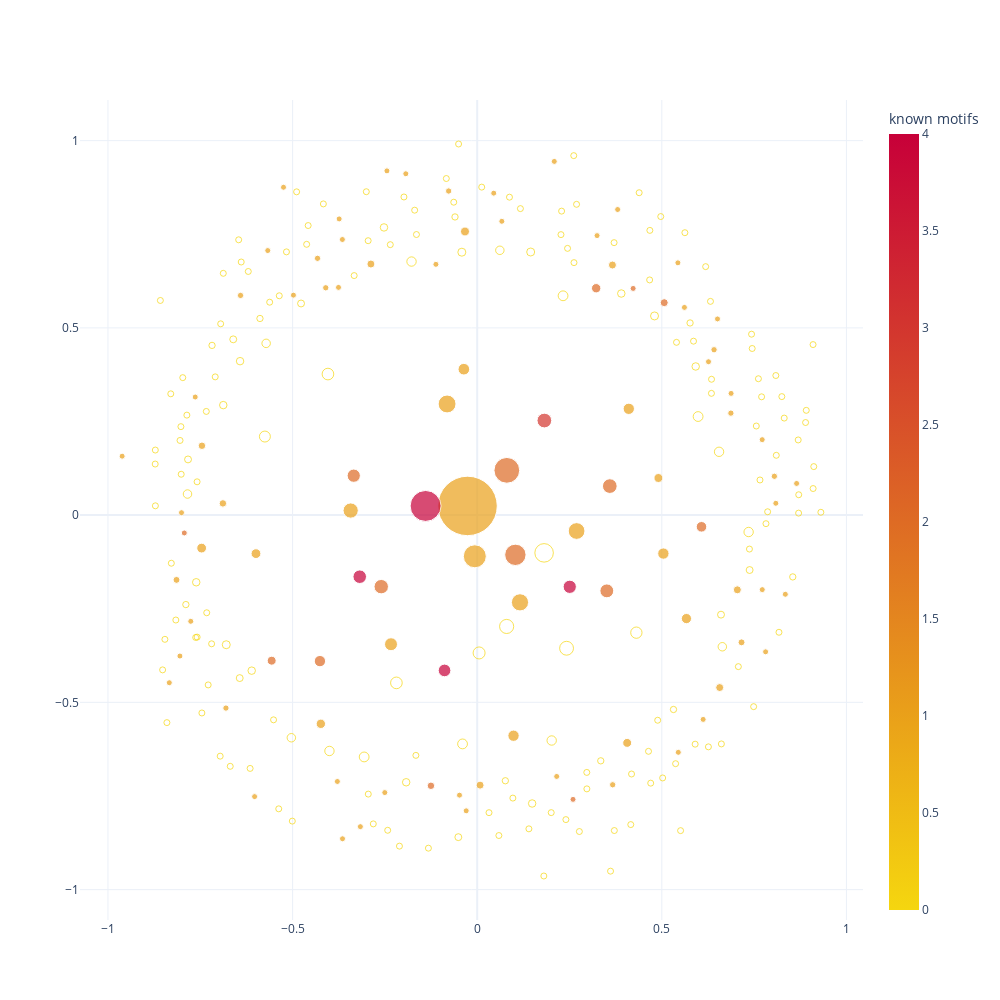

Notebook cell for this chart:
### Markdown cell above
## Aggregate Clique Layout + Number of found motifs

### Code cell
clique_motif_frame['joined_sequences'] = [
    ','.join(x) for x in clique_motif_frame.sequences
]


clique_motif_frame['joined_epitopes'] = [
    ','.join([i.split("::")[-1].replace("[Plasmodium_falciparum_3D7]", "") for i in x]) for x in clique_motif_frame.sseqid
]

fig = go.Figure()

tr = go.Scatter(
    x = clique_motif_frame.agg_x,
    y = clique_motif_frame.agg_y,
    mode = 'markers',
    marker = dict(
        size = clique_motif_frame.membership,
        color = clique_motif_frame.num_known,
        sizemode = 'area',
        sizeref=100*max(clique_motif_frame.num_known)/(40.**2),
        sizemin = 3,
        symbol = [0 if x > 0 else 100 for x in clique_motif_frame.num_known],
        colorbar = dict(title = 'known motifs'),
        colorscale = ["#f5d60f", "#C70039"]    
    ),
    customdata = clique_motif_frame[['clique_idx', 'joined_sequences', 'joined_epitopes']].values,
    hovertemplate = 
        '<b>Clique Number</b> : %{customdata[0]}<br>' +
        "<b>Membership</b> : %{marker.size}<br>" +
        '<b>Motifs</b> : %{customdata[1]}</b><br>' +
        "<extra><b>Known Epitopes</b> : %{customdata[2]}<br></extra>",
)

fig.add_trace(tr)


fig.update_layout(
    height = 1000, width = 1000,
    hoverlabel = dict(font=dict(color='white'))
)

fig.write_html(os.path.join(fn_figdir, "clique_scatter.html"))
fig

### Figure 1 — Plotly figure (JSON) as saved in the notebook; plotly's stock layout.template omitted (floating-point values rounded to 4 significant figures; data arrays with more than 128 entries replaced by an {"elided": "..."} marker saying what was removed)
{"data": [{"customdata": {"elided": "275x3 mixed values"}, "hovertemplate": "<b>Clique Number</b> : %{customdata[0]}<br><b>Membership</b> : %{marker.size}<br><b>Motifs</b> : %{customdata[1]}</b><br><extra><b>Known Epitopes</b> : %{customdata[2]}<br></extra>", "marker": {"color": {"elided": "275 int values"}, "colorbar": {"title": {"text": "known motifs"}}, "colorscale": [[0, "#f5d60f"], [1, "#C70039"]], "size": {"elided": "275 int values"}, "sizemin": 3, "sizemode": "area", "sizeref": 0.25, "symbol": {"elided": "275 int values"}}, "mode": "markers", "type": "scatter", "x": {"elided": "275 float values"}, "y": {"elided": "275 float values"}}], "layout": {"height": 1000, "hoverlabel": {"font": {"color": "white"}}, "width": 1000}}
